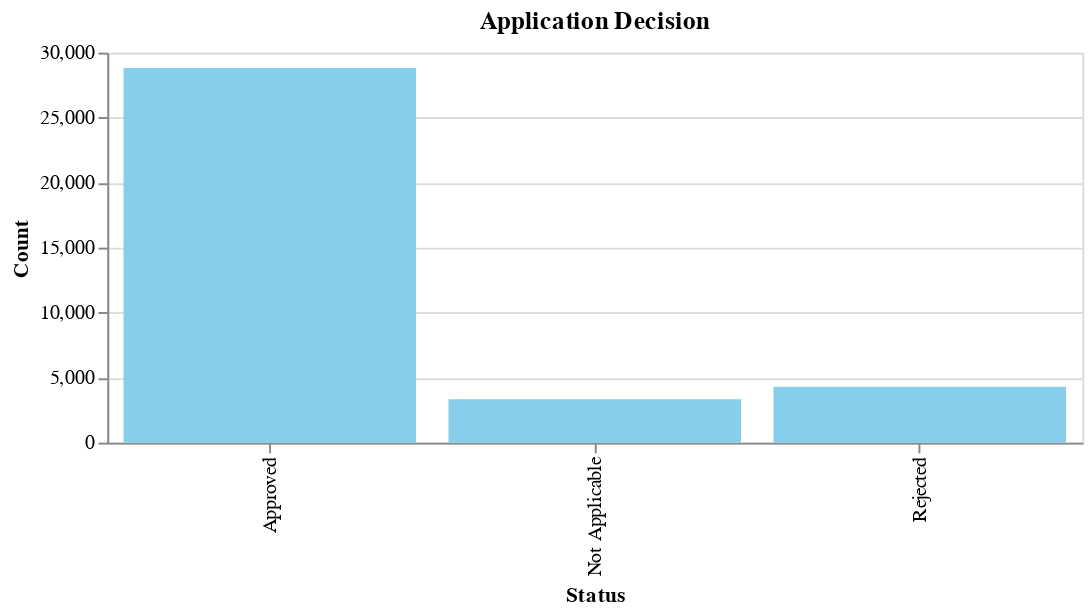

Notebook code for this chart:
### Code cell
# now we look at the distribution of the outcome variable

# Count the occurrences of each unique value in 'STATUS'
status_counts = new_data['Status_Category_y'].value_counts().sort_index().reset_index()
status_counts.columns = ['Status', 'Count']

# Create Altair bar chart
bar_chart = alt.Chart(status_counts).mark_bar(color='skyblue').encode(
    x='Status:N',
    y='Count:Q',
    tooltip=['Status:N', 'Count:Q']
).properties(
    width=500,
    height=200,
    title='Application Decision'
)

bar_chart

### Figure 1 — Vega-Lite specification as saved in the notebook (floating-point values rounded to 4 significant figures)
{"config": {"view": {"continuousWidth": 400, "continuousHeight": 300}}, "data": {"name": "data-f9b00a54abf4c39fbfe228110bf1c33a"}, "mark": {"type": "bar", "color": "skyblue"}, "encoding": {"tooltip": [{"field": "Status", "type": "nominal"}, {"field": "Count", "type": "quantitative"}], "x": {"field": "Status", "type": "nominal"}, "y": {"field": "Count", "type": "quantitative"}}, "height": 200, "title": "Application Decision", "width": 500, "$schema": "https://vega.github.io/schema/vega-lite/v4.17.0.json", "datasets": {"data-f9b00a54abf4c39fbfe228110bf1c33a": [{"Status": "Approved", "Count": 28819}, {"Status": "Not Applicable", "Count": 3347}, {"Status": "Rejected", "Count": 4291}]}}
